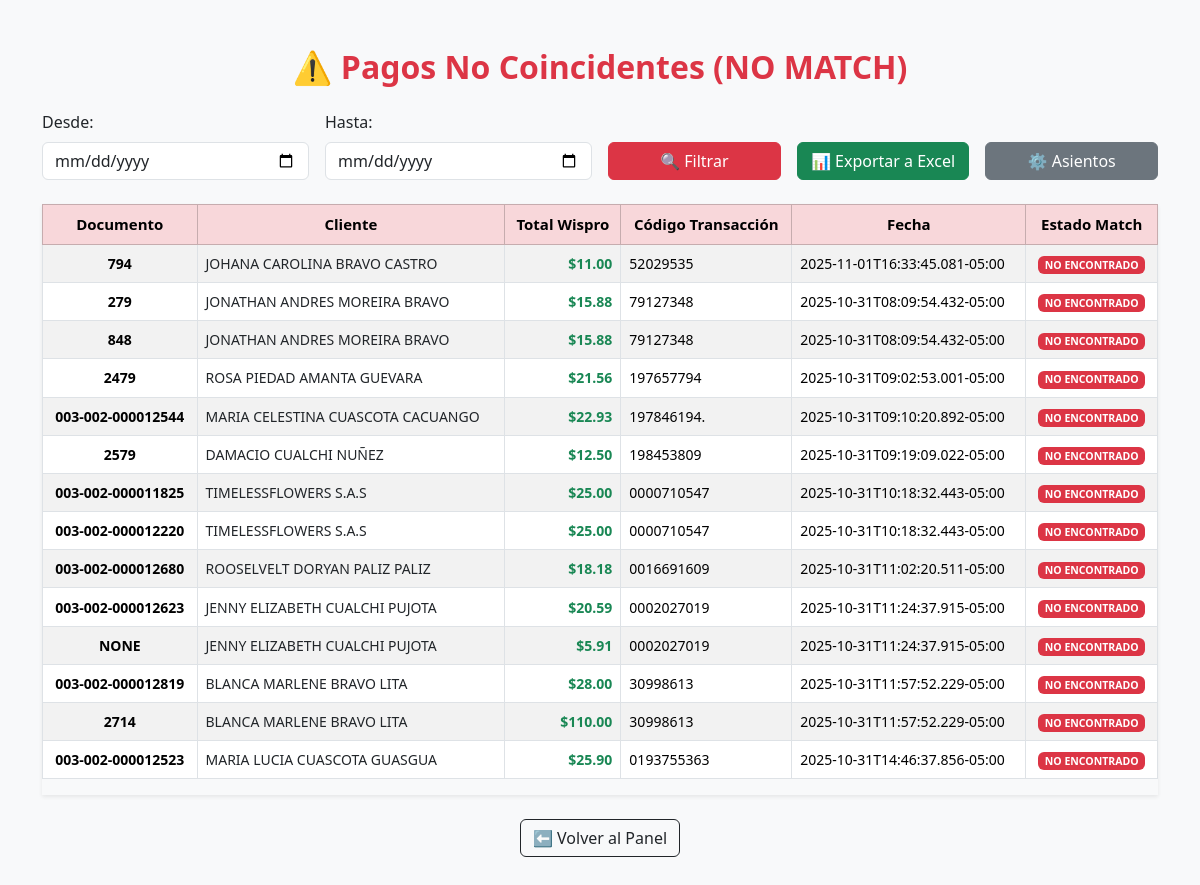
/no_match (signed in), run on the app's committed database.
### tables this page shows
CREATE TABLE comparacion_no_match (
    id INTEGER PRIMARY KEY AUTOINCREMENT,
    documento_numero TEXT UNIQUE,
    documento_id TEXT,
    total_contifico REAL,
    transaction_kind TEXT,
    transaction_code TEXT,
    fecha_emision TEXT,
    estado_final TEXT,
    estado_match TEXT,
    creado_en TIMESTAMP DEFAULT CURRENT_TIMESTAMP,
    total_wispro REAL,
    created_at TEXT,
    nombre_cliente TEXT
    );

### routes_modulo.py (the view)
@bp.route('/no_match')
def ver_no_match():
    fecha_inicio = (request.args.get('fecha_inicio') or '').strip()
    fecha_fin = (request.args.get('fecha_fin') or '').strip()
    data = (descargar_reporte_no_match.filtrar_nomatch(fecha_inicio, fecha_fin)
            if fecha_inicio and fecha_fin else comparador_client.listar_no_match())
    return render_template("no_match_dashboard.html", data=data,
                           fecha_inicio=fecha_inicio, fecha_fin=fecha_fin)

### app.py (called while the page is built)
@app.before_request
def proteger_rutas():
    rutas_publicas = ["/login", "/logout", "/static", "/favicon.ico"]
    if any(request.path.startswith(r) for r in rutas_publicas):
        return None
    if session.get("user_id") and request.path == "/login":
        return redirect(url_for("rutas.home"))
    if not session.get("user_id"):
        return redirect(url_for("login"))

### core/comparador_client.py (called while the page is built)
def _conn():
    con = sqlite3.connect(DB_PATH)
    con.row_factory = sqlite3.Row  # ✅ ahora cada fila es accesible por nombre
    return con

def listar_no_match(limit: int = 1000):
    try:
        con = _conn()
        df = pd.read_sql_query(f"""
            SELECT
                documento_numero,
                transaction_kind,
                transaction_code,
                total_contifico,
                fecha_emision,
                estado_match,
                creado_en,
                total_wispro,
                created_at,
                nombre_cliente
            FROM comparacion_no_match
            ORDER BY creado_en DESC
            LIMIT {int(limit)}
        """, con)
        con.close()
        return df.to_dict(orient="records")
    except Exception as e:
        print("❌ Error al listar NO MATCH:", e)
        return []

### templates/no_match_dashboard.html (shortened to what this page needs)
<!doctype html>
<html lang="es">
<head>
  <link rel="stylesheet" href="https://cdn.jsdelivr.net/npm/bootstrap@5.3.3/dist/css/bootstrap.min.css">
</head>
<body class="bg-light">
  <div class="container py-5">
    <h2 class="text-center mb-4 text-danger">⚠️ Pagos No Coincidentes (NO MATCH)</h2>
    <form class="row g-3 mb-4" method="get" action="/no_match">
      <div class="col-md-3">
        <label for="fecha_inicio" class="form-label">Desde:</label>
        <input type="date" id="fecha_inicio" name="fecha_inicio" value="{{ fecha_inicio }}" class="form-control">
      </div>
      <div class="col-md-3">
        <label for="fecha_fin" class="form-label">Hasta:</label>
        <input type="date" id="fecha_fin" name="fecha_fin" value="{{ fecha_fin }}" class="form-control">
      </div>
      <div class="col-md-2 align-self-end">
        <button type="submit" class="btn btn-danger w-100">🔍 Filtrar</button>
      </div>
      <div class="col-md-2 align-self-end">
        <a href="/no_match/exportar?fecha_inicio={{ fecha_inicio }}&fecha_fin={{ fecha_fin }}" class="btn btn-success w-100">
          📊 Exportar a Excel
        </a>
      </div>
      <div class="col-md-2 align-self-end">
        <a href="/no_match/asientos?fecha_inicio={{ fecha_inicio }}&fecha_fin={{ fecha_fin }}" class="btn btn-secondary w-100">
          ⚙️ Asientos
        </a>
      </div>
    </form>
    {% if data and data|length > 0 %}
    <div class="table-responsive shadow-sm">
      <table class="table table-bordered table-striped align-middle">
        <thead class="table-danger text-center">
          <tr>
            <th>Documento</th>
            <th>Cliente</th>
            <th>Total Wispro</th>
            <th>Código Transacción</th>
            <th>Fecha</th>
            <th>Estado Match</th>
          </tr>
        </thead>
        <tbody>
          {% for row in data %}
          <tr>
            <td class="fw-bold text-center">{{ row.documento_numero or '-' }}</td>
            <td class="text-dark">{{ row.nombre_cliente or '—' }}</td>
            <td class="text-success fw-semibold text-end">${{ "%.2f"|format(row.total_wispro or 0) }}</td>
            <td>{{ row.transaction_code or '-' }}</td>
            <td>{{ row.created_at or row.creado_en or '-' }}</td>
            <td class="text-center">
              {% if row.estado_match == "NO ENCONTRADO" %}
                <span class="badge bg-danger">{{ row.estado_match }}</span>
              {% else %}
                <span class="badge bg-success">{{ row.estado_match }}</span>
              {% endif %}
            </td>
          </tr>
          {% endfor %}
        </tbody>
      </table>
    </div>
    {% else %}
    <div class="alert alert-warning text-center">
      ⚠️ No hay registros NO MATCH disponibles aún.
    </div>
    {% endif %}
    <div class="text-center mt-4">
      <a href="/" class="btn btn-outline-dark">⬅️ Volver al Panel</a>
    </div>
  </div>
</body>
</html>

### templates/no_match_dashboard.html (style rules this page uses)
body { background-color: #f8f9fa; font-family: 'Segoe UI', sans-serif; }
h2 { font-weight: 700; }
table th { font-weight: 600; font-size: 15px; }
table td { font-size: 14px; vertical-align: middle !important; }

### data on the page
comparacion_no_match: documento_numero "794", nombre_cliente "JOHANA CAROLINA BRAVO CASTRO", total_wispro "11.00", transaction_code "52029535", created_at "2025-11-01T16:33:45.081-05:00", estado_match "NO ENCONTRADO"
comparacion_no_match: documento_numero "279", nombre_cliente "JONATHAN ANDRES MOREIRA BRAVO", total_wispro "15.88", transaction_code "79127348", created_at "2025-10-31T08:09:54.432-05:00", estado_match "NO ENCONTRADO"
comparacion_no_match: documento_numero "848", nombre_cliente "JONATHAN ANDRES MOREIRA BRAVO", total_wispro "15.88", transaction_code "79127348", created_at "2025-10-31T08:09:54.432-05:00", estado_match "NO ENCONTRADO"
comparacion_no_match: documento_numero "2479", nombre_cliente "ROSA PIEDAD AMANTA GUEVARA", total_wispro "21.56", transaction_code "197657794", created_at "2025-10-31T09:02:53.001-05:00", estado_match "NO ENCONTRADO"
comparacion_no_match: documento_numero "003-002-000012544", nombre_cliente "MARIA CELESTINA CUASCOTA CACUANGO", total_wispro "22.93", transaction_code "197846194.", created_at "2025-10-31T09:10:20.892-05:00", estado_match "NO ENCONTRADO"
comparacion_no_match: documento_numero "2579", nombre_cliente "DAMACIO CUALCHI NUÑEZ", total_wispro "12.50", transaction_code "198453809", created_at "2025-10-31T09:19:09.022-05:00", estado_match "NO ENCONTRADO"
comparacion_no_match: documento_numero "003-002-000011825", nombre_cliente "TIMELESSFLOWERS S.A.S", total_wispro "25.00", transaction_code "0000710547", created_at "2025-10-31T10:18:32.443-05:00", estado_match "NO ENCONTRADO"
comparacion_no_match: documento_numero "003-002-000012220", nombre_cliente "TIMELESSFLOWERS S.A.S", total_wispro "25.00", transaction_code "0000710547", created_at "2025-10-31T10:18:32.443-05:00", estado_match "NO ENCONTRADO"
comparacion_no_match: documento_numero "003-002-000012680", nombre_cliente "ROOSELVELT DORYAN PALIZ PALIZ", total_wispro "18.18", transaction_code "0016691609", created_at "2025-10-31T11:02:20.511-05:00", estado_match "NO ENCONTRADO"
comparacion_no_match: documento_numero "003-002-000012623", nombre_cliente "JENNY ELIZABETH CUALCHI PUJOTA", total_wispro "20.59", transaction_code "0002027019", created_at "2025-10-31T11:24:37.915-05:00", estado_match "NO ENCONTRADO"
comparacion_no_match: documento_numero "NONE", nombre_cliente "JENNY ELIZABETH CUALCHI PUJOTA", total_wispro "5.91", transaction_code "0002027019", created_at "2025-10-31T11:24:37.915-05:00", estado_match "NO ENCONTRADO"
comparacion_no_match: documento_numero "003-002-000012819", nombre_cliente "BLANCA MARLENE BRAVO LITA", total_wispro "28.00", transaction_code "30998613", created_at "2025-10-31T11:57:52.229-05:00", estado_match "NO ENCONTRADO"
comparacion_no_match: documento_numero "2714", nombre_cliente "BLANCA MARLENE BRAVO LITA", total_wispro "110.00", transaction_code "30998613", created_at "2025-10-31T11:57:52.229-05:00", estado_match "NO ENCONTRADO"
comparacion_no_match: documento_numero "003-002-000012523", nombre_cliente "MARIA LUCIA CUASCOTA GUASGUA", total_wispro "25.90", transaction_code "0193755363", created_at "2025-10-31T14:46:37.856-05:00", estado_match "NO ENCONTRADO"
